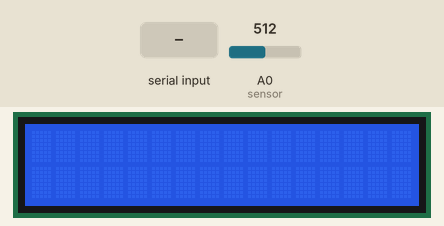
A sketch run on a simulated Arduino Uno, built with avr-gcc and run on an emulated ATmega328P. Shown: 16×2 character LCD. Inputs (shaded band) come from the test bench; at power-on: A0 (sensor) = 512. The local clock reads 2024-03-15 10:24:30 at power-on unless the sketch sets it; what the sketch prints to the serial monitor is not drawn.

Above: at 1.2 s.
1.3 s: "2" received over Serial
At 1.9 s:
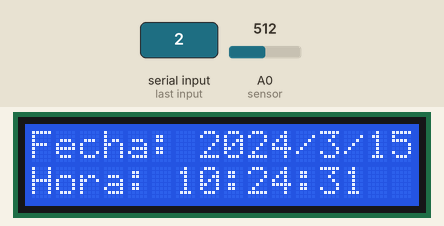
3.8 s: "<0>" received over Serial
At 4.8 s:
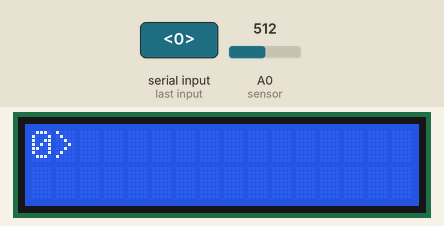
5.3 s: "0" received over Serial
At 6.0 s:
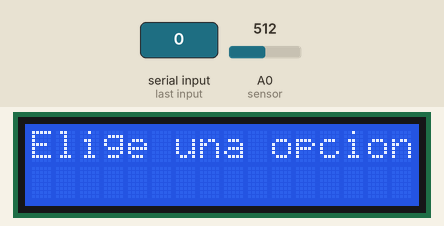
6.8 s: "1" received over Serial
At 7.1 s:
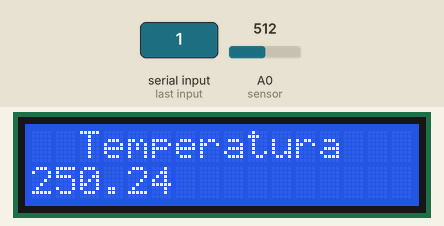
Timing chart, 0 to 9.3 s (numbered marks = the images above; inputs shaded):
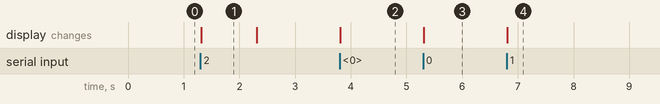

Measured:
- after the input at 1.3 s, the display: changes at once (image 1)
- after the input at 3.8 s, the display: changes at once (image 2)
- after the input at 5.3 s, the display: changes at once (image 3)
- after the input at 6.8 s, the display: changes at once (image 4)
- what the display in image 1 shows lasts 1.0 s, from 1.3 s to 2.3 s

The sketch:

pruebafinal.ino
```cpp
//En el presente pograma se pueden seleccionar, tanto vizulizar la hora,
//la temperatura, y los mensajes que se mandan desde un apliacion en java
//mediante la comunicacion del serial, y el puerto al que esta conectado el
//arduino, el cual en un LCD se reflejara la informaion que se seleccione
//La temepratura esta dada en grados C
//Obtines la hora y la fecha del sistema que se guardo en el relog


#include <RTClib.h>//Libreria del reloj
#include <LiquidCrystal.h>//Libreria LCD
LiquidCrystal lcd(12, 11, 5, 4, 3, 2);//Pines declarados del LCD
int imprimir = 0;//Imprecion del mensaje
String Mensaje = "";//Captura el mensaje
int seleccion=0;//Indica la opcion seleccionada
RTC_DS1307 RTC;//Se establece el modelo del relog

float centi() {//Conversion de temperatura a grados
  int dato;
  float c;
  dato = analogRead (A0);//Pin donde se conecto el sensor
  //esto es para convertir a centimetros, que te lo da en voltaje
  c = (500.0 * dato) / 1023;
  return (c);//Retorna los valores capturados por el sensor
}


void setup() {
  lcd.begin(16, 2);//Se construlle el LCD
  Serial.begin(9600);//Se inicializa el serial
  RTC.begin();//Se inicializa el reloj
}

void loop() {
  float centigrados = centi();
  DateTime now = RTC.now(); // Obtiene la fecha y hora del RTC
  //Compara las opciones seleccionadas
  if (Serial.available() > 0) {
      seleccion = Serial.read();

    if (seleccion == '0'){//Imprime el mensaje en la pantalla
      lcd.clear();
      lcd.print("Elige una opcion");
    }else if(seleccion=='1'){//Imprime la temperatura
      lcd.clear();
      lcd.setCursor(2, 0);
      lcd.print("Temperatura");

      lcd.setCursor(0, 1);
      lcd.print(centigrados);
      delay(200);
    }else if(seleccion=='2'){//Imprime la fecha
      lcd.clear();
      Serial.print(now.year(), DEC); // Año
      Serial.print('/');
      Serial.print(now.month(), DEC); // Mes
      Serial.print('/');
      Serial.print(now.day(), DEC); // Dia
      Serial.print(' ');
      Serial.print(now.hour(), DEC); // Horas
      Serial.print(':');

      Serial.print(now.minute(), DEC); // Minutos
      Serial.print(':');
      Serial.print(now.second(), DEC); // Segundos
      Serial.println();
      lcd.setCursor(0, 0);
      lcd.print("Fecha: ");
      lcd.print(now.year(), DEC);
      lcd.print("/");
      lcd.print(now.month(), DEC);
      lcd.print("/");
      lcd.print(now.day(), DEC);
      lcd.print("   ");
      lcd.setCursor(0, 1);
      lcd.print("Hora: ");
      lcd.print(now.hour(), DEC);
      lcd.print(":");
      lcd.print(now.minute(), DEC);
      lcd.print(":");
      lcd.print(now.second(), DEC);
      delay(1000); // La información se actualiza cada 1 seg.
      lcd.setCursor(0, 0);
      lcd.print("                  ");
      lcd.setCursor(0, 1);
      lcd.print("                  ");


    }else{//Captura los mensajes que lee el serial o la aplicacion del java
      lcd.clear();
      int cuenta = 0;
      int caracteres = 0;
      //En este lado mandas a llamar el mensaje que estas escribiendo en el cual los mensajes se muestran en el ciclo.
      while (Serial.available() > 0) {
      Mensaje = Mensaje + Decimal_to_ASCII(Serial.read());
        cuenta++;
      }
      caracteres = Mensaje.length(); // manda a llamar cuantos caracteres tiene la palabara no tiene que ser mas de 16 digitos, si pasa se brinca a la siguiente linea
      if (caracteres > 16) {
        if (Mensaje != "") {
          lcd.clear();
          lcd.print(Mensaje.substring(0, 16));
          lcd.setCursor(0, 1);
          lcd.print(Mensaje.substring(16, caracteres));
        }
      }
      else
      {
        if (Mensaje != "") {
          lcd.clear();
          lcd.print(Mensaje);
        }
      }
      delay(1000);// se espera un tiempo en el cual puede leer los caracteres
      Mensaje = "";
    }
  }

  }

  // en esta parte se declara todas las letras de abecedario,tambien algunos simbolos y tambien los numeros 0-9, que es lo que hace?? dibuja todas las letras que entren al arduino
  char Decimal_to_ASCII(int entrada) {
  char salida = ' ';
  switch (entrada) {
    case 32:
      salida = ' ';
      break;
    case 33:
      salida = '!';
      break;
    case 34:
      salida = '"';
      break;
    case 35:
      salida = '#';
      break;
    case 36:
      salida = '$';
      break;
    case 37:
      salida = '%';
      break;
    case 38:
      salida = '&';
      break;
    case 39:
      salida = ' ';
      break;
    case 40:
      salida = '(';
      break;
    case 41:
      salida = ')';
      break;
    case 42:
      salida = '*';
      break;
    case 43:
      salida = '+';
      break;
    case 44:
      salida = ',';
      break;
    case 45:
      salida = '-';
      break;
    case 46:
      salida = '.';
      break;
    case 47:
      salida = '/';
      break;
    case 48:
      salida = '0';
      break;
    case 49:
      salida = '1';
      break;
    case 50:
      salida = '2';
      break;
    case 51:
      salida = '3';
      break;
    case 52:
      salida = '4';
      break;
    case 53:
      salida = '5';
      break;
    case 54:
      salida = '6';
      break;
    case 55:
      salida = '7';
      break;
    case 56:
      salida = '8';
      break;
    case 57:
      salida = '9';
      break;
    case 58:
      salida = ':';
      break;
    case 59:
      salida = ';';
      break;
    case 60:
      salida = '<';
      break;
    case 61:
      salida = '=';
      break;
    case 62:
      salida = '>';
      break;
    case 63:
      salida = '?';
      break;
    case 64:
      salida = '@';
      break;
    case 65:
      salida = 'A';
      break;
    case 66:
      salida = 'B';
      break;
    case 67:
      salida = 'C';
      break;
    case 68:
      salida = 'D';
      break;
    case 69:
      salida = 'E';
      break;
    case 70:
      salida = 'F';
      break;
    case 71:
      salida = 'G';
      break;
    case 72:
      salida = 'H';
      break;
    case 73:
      salida = 'I';
      break;
    case 74:
      salida = 'J';
      break;
    case 75:
      salida = 'K';
      break;
    case 76:
      salida = 'L';
      break;
    case 77:
      salida = 'M';
      break;
    case 78:
      salida = 'N';
      break;
    case 79:
      salida = 'O';
      break;
    case 80:
      salida = 'P';
      break;
    case 81:
      salida = 'Q';
      break;
    case 82:
      salida = 'R';
      break;
    case 83:
      salida = 'S';
      break;
    case 84:
      salida = 'T';
      break;
    case 85:
      salida = 'U';
      break;
    case 86:
      salida = 'V';
      break;
    case 87:
      salida = 'W';
      break;
    case 88:
      salida = 'X';
      break;
    case 89:
      salida = 'Y';
      break;
    case 90:
      salida = 'Z';
      break;
    case 91:
      salida = '[';
      break;
    case 92:
      salida = ' ';
      break;
    case 93:
      salida = ']';
      break;
    case 94:
      salida = '^';
      break;
    case 95:
      salida = '_';
      break;
    case 96:
      salida = '`';
      break;
    case 97:
      salida = 'a';
      break;
    case 98:
      salida = 'b';
      break;
    case 99:
      salida = 'c';
      break;
    case 100:
      salida = 'd';
      break;
    case 101:
      salida = 'e';
      break;
    case 102:
      salida = 'f';
      break;
    case 103:
      salida = 'g';
      break;
    case 104:
      salida = 'h';
      break;
    case 105:
      salida = 'i';
      break;
    case 106:
      salida = 'j';
      break;
    case 107:
      salida = 'k';
      break;
    case 108:
      salida = 'l';
      break;
    case 109:
      salida = 'm';
      break;
    case 110:
      salida = 'n';
      break;
    case 111:
      salida = 'o';
      break;
    case 112:
      salida = 'p';
      break;
    case 113:
      salida = 'q';
      break;
    case 114:
      salida = 'r';
      break;
    case 115:
      salida = 's';
      break;
    case 116:
      salida = 't';
      break;
    case 117:
      salida = 'u';
      break;
    case 118:
      salida = 'v';
      break;
    case 119:
      salida = 'w';
      break;
    case 120:
      salida = 'x';
      break;
    case 121:
      salida = 'y';
      break;
    case 122:
      salida = 'z';
      break;
    case 123:
      salida = '{';
      break;
    case 124:
      salida = '|';
      break;
    case 125:
      salida = '}';
      break;
    case 126:
      salida = '~';
      break;
  }
  return salida;
}
```
